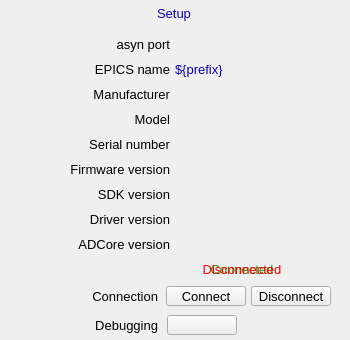
<?xml version="1.0" ?>
<ui version="4.0">
  <class>Dialog</class>
  <widget class="QWidget" name="screen">
    <property name="geometry">
      <rect>
        <x>389</x>
        <y>255</y>
        <width>350</width>
        <height>340</height>
      </rect>
    </property>
    <property name="styleSheet">
      <string notr="true">QWidget#screen {
  color: rgb(0, 0, 0);
  background-color: rgb(187, 187, 187);
  }</string>
    </property>
    <property name="windowTitle">
      <string>ADSetup</string>
    </property>
    <widget class="PyDMDrawingRectangle" name="rectangle">
      <property name="geometry">
        <rect>
          <x>121</x>
          <y>2</y>
          <width>107</width>
          <height>21</height>
        </rect>
      </property>
      <property name="brush" stdset="0">
        <brush brushstyle="SolidPattern">
          <color alpha="255">
            <red>218</red>
            <green>218</green>
            <blue>218</blue>
          </color>
        </brush>
      </property>
      <property name="penStyle" stdset="0">
        <enum>Qt::SolidLine</enum>
      </property>
      <property name="penColor" stdset="0">
        <color>
          <red>218</red>
          <green>218</green>
          <blue>218</blue>
        </color>
      </property>
      <property name="penWidth" stdset="0">
        <double>0</double>
      </property>
      <property name="penCapStyle" stdset="0">
        <enum>Qt::FlatCap</enum>
      </property>
      <property name="toolTip">
        <string>rectangle</string>
      </property>
    </widget>
    <widget class="PyDMDrawingRectangle" name="rectangle_1">
      <property name="geometry">
        <rect>
          <x>0</x>
          <y>0</y>
          <width>350</width>
          <height>340</height>
        </rect>
      </property>
      <property name="brush" stdset="0">
        <brush brushstyle="NoBrush">
          <color alpha="255">
            <red>0</red>
            <green>0</green>
            <blue>0</blue>
          </color>
        </brush>
      </property>
      <property name="penStyle" stdset="0">
        <enum>Qt::SolidLine</enum>
      </property>
      <property name="penColor" stdset="0">
        <color>
          <red>0</red>
          <green>0</green>
          <blue>0</blue>
        </color>
      </property>
      <property name="penWidth" stdset="0">
        <double>1</double>
      </property>
      <property name="penCapStyle" stdset="0">
        <enum>Qt::FlatCap</enum>
      </property>
      <property name="toolTip">
        <string>rectangle_1</string>
      </property>
    </widget>
    <widget class="QLabel" name="text">
      <property name="geometry">
        <rect>
          <x>149</x>
          <y>3</y>
          <width>50</width>
          <height>20</height>
        </rect>
      </property>
      <property name="text">
        <string>Setup</string>
      </property>
      <property name="font" stdset="0">
        <font>
          <pointsize>10</pointsize>
        </font>
      </property>
      <property name="brush" stdset="0">
        <brush brushstyle="SolidPattern">
          <color alpha="255">
            <red>10</red>
            <green>0</green>
            <blue>184</blue>
          </color>
        </brush>
      </property>
      <property name="toolTip">
        <string>text</string>
      </property>
      <property name="alignment">
        <set>Qt::AlignCenter</set>
      </property>
      <property name="styleSheet">
        <string notr="true">QLabel#text {
  color: rgb(10, 0, 184);
  }</string>
      </property>
    </widget>
    <widget class="QLabel" name="text_1">
      <property name="geometry">
        <rect>
          <x>68</x>
          <y>315</y>
          <width>90</width>
          <height>20</height>
        </rect>
      </property>
      <property name="text">
        <string>Debugging</string>
      </property>
      <property name="font" stdset="0">
        <font>
          <pointsize>10</pointsize>
        </font>
      </property>
      <property name="brush" stdset="0">
        <brush brushstyle="SolidPattern">
          <color alpha="255">
            <red>0</red>
            <green>0</green>
            <blue>0</blue>
          </color>
        </brush>
      </property>
      <property name="toolTip">
        <string>text_1</string>
      </property>
      <property name="alignment">
        <set>Qt::AlignRight|Qt::AlignTrailing|Qt::AlignVCenter</set>
      </property>
      <property name="styleSheet">
        <string notr="true">QLabel#text_1 {
  color: rgb(0, 0, 0);
  }</string>
      </property>
    </widget>
    <widget class="PyDMRelatedDisplayButton" name="related_display">
      <property name="geometry">
        <rect>
          <x>167</x>
          <y>315</y>
          <width>70</width>
          <height>20</height>
        </rect>
      </property>
      <property name="showIcon" stdset="0">
        <bool>true</bool>
      </property>
      <property name="font" stdset="0">
        <font>
          <pointsize>10</pointsize>
        </font>
      </property>
      <property name="styleSheet">
        <string notr="true">PyDMRelatedDisplayButton#related_display {
  color: rgb(0, 0, 0);
  background-color: rgb(115, 223, 255);
  }</string>
      </property>
      <property name="titles" stdset="0">
        <stringlist>
          <string>asyn record</string>
          <string>Save restore status</string>
        </stringlist>
      </property>
      <property name="filenames" stdset="0">
        <stringlist>
          <string>asynRecord.ui</string>
          <string>save_restoreStatus_more.ui</string>
        </stringlist>
      </property>
      <property name="macros" stdset="0">
        <stringlist>
          <string>P=${P},R=${R}AsynIO</string>
          <string>P=${P}</string>
        </stringlist>
      </property>
      <property name="openInNewWindow" stdset="0">
        <bool>true</bool>
      </property>
    </widget>
    <widget class="QLabel" name="text_2">
      <property name="geometry">
        <rect>
          <x>58</x>
          <y>286</y>
          <width>100</width>
          <height>20</height>
        </rect>
      </property>
      <property name="text">
        <string>Connection</string>
      </property>
      <property name="font" stdset="0">
        <font>
          <pointsize>10</pointsize>
        </font>
      </property>
      <property name="brush" stdset="0">
        <brush brushstyle="SolidPattern">
          <color alpha="255">
            <red>0</red>
            <green>0</green>
            <blue>0</blue>
          </color>
        </brush>
      </property>
      <property name="toolTip">
        <string>text_2</string>
      </property>
      <property name="alignment">
        <set>Qt::AlignRight|Qt::AlignTrailing|Qt::AlignVCenter</set>
      </property>
      <property name="styleSheet">
        <string notr="true">QLabel#text_2 {
  color: rgb(0, 0, 0);
  }</string>
      </property>
    </widget>
    <widget class="PyDMPushButton" name="message_button">
      <property name="geometry">
        <rect>
          <x>166</x>
          <y>286</y>
          <width>80</width>
          <height>20</height>
        </rect>
      </property>
      <property name="text">
        <string>Connect</string>
      </property>
      <property name="font" stdset="0">
        <font>
          <pointsize>10</pointsize>
        </font>
      </property>
      <property name="toolTip">
        <string>${prefix}AsynIO.CNCT</string>
      </property>
      <property name="channel" stdset="0">
        <string>ca://${prefix}AsynIO.CNCT</string>
      </property>
      <property name="pressValue" stdset="0">
        <string>1</string>
      </property>
      <property name="styleSheet">
        <string notr="true">PyDMPushButton#message_button {
  color: rgb(0, 0, 0);
  background-color: rgb(115, 223, 255);
  }</string>
      </property>
    </widget>
    <widget class="PyDMPushButton" name="message_button_1">
      <property name="geometry">
        <rect>
          <x>251</x>
          <y>286</y>
          <width>80</width>
          <height>20</height>
        </rect>
      </property>
      <property name="text">
        <string>Disconnect</string>
      </property>
      <property name="font" stdset="0">
        <font>
          <pointsize>10</pointsize>
        </font>
      </property>
      <property name="toolTip">
        <string>${prefix}AsynIO.CNCT</string>
      </property>
      <property name="channel" stdset="0">
        <string>ca://${prefix}AsynIO.CNCT</string>
      </property>
      <property name="pressValue" stdset="0">
        <string>0</string>
      </property>
      <property name="styleSheet">
        <string notr="true">PyDMPushButton#message_button_1 {
  color: rgb(0, 0, 0);
  background-color: rgb(115, 223, 255);
  }</string>
      </property>
    </widget>
    <widget class="QLabel" name="text_3">
      <property name="geometry">
        <rect>
          <x>197</x>
          <y>259</y>
          <width>90</width>
          <height>20</height>
        </rect>
      </property>
      <property name="text">
        <string>Connected</string>
      </property>
      <property name="font" stdset="0">
        <font>
          <pointsize>10</pointsize>
        </font>
      </property>
      <property name="brush" stdset="0">
        <brush brushstyle="SolidPattern">
          <color alpha="255">
            <red>40</red>
            <green>147</green>
            <blue>21</blue>
          </color>
        </brush>
      </property>
      <property name="rules" stdset="0">
        <string>[{&quot;name&quot;: &quot;visibility&quot;, &quot;property&quot;: &quot;Visible&quot;, &quot;channels&quot;: [{&quot;channel&quot;: &quot;${prefix}AsynIO.CNCT&quot;, &quot;trigger&quot;: true}], &quot;expression&quot;: &quot;0&quot;}]</string>
      </property>
      <property name="toolTip">
        <string>text_3</string>
      </property>
      <property name="alignment">
        <set>Qt::AlignCenter</set>
      </property>
      <property name="styleSheet">
        <string notr="true">QLabel#text_3 {
  color: rgb(40, 147, 21);
  }</string>
      </property>
    </widget>
    <widget class="QLabel" name="text_4">
      <property name="geometry">
        <rect>
          <x>182</x>
          <y>259</y>
          <width>120</width>
          <height>20</height>
        </rect>
      </property>
      <property name="text">
        <string>Disconnected</string>
      </property>
      <property name="font" stdset="0">
        <font>
          <pointsize>10</pointsize>
        </font>
      </property>
      <property name="brush" stdset="0">
        <brush brushstyle="SolidPattern">
          <color alpha="255">
            <red>253</red>
            <green>0</green>
            <blue>0</blue>
          </color>
        </brush>
      </property>
      <property name="rules" stdset="0">
        <string>[{&quot;name&quot;: &quot;visibility&quot;, &quot;property&quot;: &quot;Visible&quot;, &quot;channels&quot;: [{&quot;channel&quot;: &quot;${prefix}AsynIO.CNCT&quot;, &quot;trigger&quot;: true}], &quot;expression&quot;: &quot;ch[0]==0&quot;}]</string>
      </property>
      <property name="toolTip">
        <string>text_4</string>
      </property>
      <property name="alignment">
        <set>Qt::AlignCenter</set>
      </property>
      <property name="styleSheet">
        <string notr="true">QLabel#text_4 {
  color: rgb(253, 0, 0);
  }</string>
      </property>
    </widget>
    <widget class="QLabel" name="text_5">
      <property name="geometry">
        <rect>
          <x>70</x>
          <y>59</y>
          <width>100</width>
          <height>20</height>
        </rect>
      </property>
      <property name="text">
        <string>EPICS name</string>
      </property>
      <property name="font" stdset="0">
        <font>
          <pointsize>10</pointsize>
        </font>
      </property>
      <property name="brush" stdset="0">
        <brush brushstyle="SolidPattern">
          <color alpha="255">
            <red>0</red>
            <green>0</green>
            <blue>0</blue>
          </color>
        </brush>
      </property>
      <property name="toolTip">
        <string>text_5</string>
      </property>
      <property name="alignment">
        <set>Qt::AlignRight|Qt::AlignTrailing|Qt::AlignVCenter</set>
      </property>
      <property name="styleSheet">
        <string notr="true">QLabel#text_5 {
  color: rgb(0, 0, 0);
  }</string>
      </property>
    </widget>
    <widget class="QLabel" name="text_6">
      <property name="geometry">
        <rect>
          <x>50</x>
          <y>84</y>
          <width>120</width>
          <height>20</height>
        </rect>
      </property>
      <property name="text">
        <string>Manufacturer</string>
      </property>
      <property name="font" stdset="0">
        <font>
          <pointsize>10</pointsize>
        </font>
      </property>
      <property name="brush" stdset="0">
        <brush brushstyle="SolidPattern">
          <color alpha="255">
            <red>0</red>
            <green>0</green>
            <blue>0</blue>
          </color>
        </brush>
      </property>
      <property name="toolTip">
        <string>text_6</string>
      </property>
      <property name="alignment">
        <set>Qt::AlignRight|Qt::AlignTrailing|Qt::AlignVCenter</set>
      </property>
      <property name="styleSheet">
        <string notr="true">QLabel#text_6 {
  color: rgb(0, 0, 0);
  }</string>
      </property>
    </widget>
    <widget class="QLabel" name="text_7">
      <property name="geometry">
        <rect>
          <x>80</x>
          <y>34</y>
          <width>90</width>
          <height>20</height>
        </rect>
      </property>
      <property name="text">
        <string>asyn port</string>
      </property>
      <property name="font" stdset="0">
        <font>
          <pointsize>10</pointsize>
        </font>
      </property>
      <property name="brush" stdset="0">
        <brush brushstyle="SolidPattern">
          <color alpha="255">
            <red>0</red>
            <green>0</green>
            <blue>0</blue>
          </color>
        </brush>
      </property>
      <property name="toolTip">
        <string>text_7</string>
      </property>
      <property name="alignment">
        <set>Qt::AlignRight|Qt::AlignTrailing|Qt::AlignVCenter</set>
      </property>
      <property name="styleSheet">
        <string notr="true">QLabel#text_7 {
  color: rgb(0, 0, 0);
  }</string>
      </property>
    </widget>
    <widget class="QLabel" name="text_8">
      <property name="geometry">
        <rect>
          <x>120</x>
          <y>109</y>
          <width>50</width>
          <height>20</height>
        </rect>
      </property>
      <property name="text">
        <string>Model</string>
      </property>
      <property name="font" stdset="0">
        <font>
          <pointsize>10</pointsize>
        </font>
      </property>
      <property name="brush" stdset="0">
        <brush brushstyle="SolidPattern">
          <color alpha="255">
            <red>0</red>
            <green>0</green>
            <blue>0</blue>
          </color>
        </brush>
      </property>
      <property name="toolTip">
        <string>text_8</string>
      </property>
      <property name="alignment">
        <set>Qt::AlignRight|Qt::AlignTrailing|Qt::AlignVCenter</set>
      </property>
      <property name="styleSheet">
        <string notr="true">QLabel#text_8 {
  color: rgb(0, 0, 0);
  }</string>
      </property>
    </widget>
    <widget class="QLabel" name="text_9">
      <property name="geometry">
        <rect>
          <x>40</x>
          <y>134</y>
          <width>130</width>
          <height>20</height>
        </rect>
      </property>
      <property name="text">
        <string>Serial number</string>
      </property>
      <property name="font" stdset="0">
        <font>
          <pointsize>10</pointsize>
        </font>
      </property>
      <property name="brush" stdset="0">
        <brush brushstyle="SolidPattern">
          <color alpha="255">
            <red>0</red>
            <green>0</green>
            <blue>0</blue>
          </color>
        </brush>
      </property>
      <property name="toolTip">
        <string>text_9</string>
      </property>
      <property name="alignment">
        <set>Qt::AlignRight|Qt::AlignTrailing|Qt::AlignVCenter</set>
      </property>
      <property name="styleSheet">
        <string notr="true">QLabel#text_9 {
  color: rgb(0, 0, 0);
  }</string>
      </property>
    </widget>
    <widget class="QLabel" name="text_10">
      <property name="geometry">
        <rect>
          <x>10</x>
          <y>159</y>
          <width>160</width>
          <height>20</height>
        </rect>
      </property>
      <property name="text">
        <string>Firmware version</string>
      </property>
      <property name="font" stdset="0">
        <font>
          <pointsize>10</pointsize>
        </font>
      </property>
      <property name="brush" stdset="0">
        <brush brushstyle="SolidPattern">
          <color alpha="255">
            <red>0</red>
            <green>0</green>
            <blue>0</blue>
          </color>
        </brush>
      </property>
      <property name="toolTip">
        <string>text_10</string>
      </property>
      <property name="alignment">
        <set>Qt::AlignRight|Qt::AlignTrailing|Qt::AlignVCenter</set>
      </property>
      <property name="styleSheet">
        <string notr="true">QLabel#text_10 {
  color: rgb(0, 0, 0);
  }</string>
      </property>
    </widget>
    <widget class="QLabel" name="text_11">
      <property name="geometry">
        <rect>
          <x>60</x>
          <y>184</y>
          <width>110</width>
          <height>20</height>
        </rect>
      </property>
      <property name="text">
        <string>SDK version</string>
      </property>
      <property name="font" stdset="0">
        <font>
          <pointsize>10</pointsize>
        </font>
      </property>
      <property name="brush" stdset="0">
        <brush brushstyle="SolidPattern">
          <color alpha="255">
            <red>0</red>
            <green>0</green>
            <blue>0</blue>
          </color>
        </brush>
      </property>
      <property name="toolTip">
        <string>text_11</string>
      </property>
      <property name="alignment">
        <set>Qt::AlignRight|Qt::AlignTrailing|Qt::AlignVCenter</set>
      </property>
      <property name="styleSheet">
        <string notr="true">QLabel#text_11 {
  color: rgb(0, 0, 0);
  }</string>
      </property>
    </widget>
    <widget class="QLabel" name="text_12">
      <property name="geometry">
        <rect>
          <x>30</x>
          <y>209</y>
          <width>140</width>
          <height>20</height>
        </rect>
      </property>
      <property name="text">
        <string>Driver version</string>
      </property>
      <property name="font" stdset="0">
        <font>
          <pointsize>10</pointsize>
        </font>
      </property>
      <property name="brush" stdset="0">
        <brush brushstyle="SolidPattern">
          <color alpha="255">
            <red>0</red>
            <green>0</green>
            <blue>0</blue>
          </color>
        </brush>
      </property>
      <property name="toolTip">
        <string>text_12</string>
      </property>
      <property name="alignment">
        <set>Qt::AlignRight|Qt::AlignTrailing|Qt::AlignVCenter</set>
      </property>
      <property name="styleSheet">
        <string notr="true">QLabel#text_12 {
  color: rgb(0, 0, 0);
  }</string>
      </property>
    </widget>
    <widget class="QLabel" name="text_13">
      <property name="geometry">
        <rect>
          <x>30</x>
          <y>234</y>
          <width>140</width>
          <height>20</height>
        </rect>
      </property>
      <property name="text">
        <string>ADCore version</string>
      </property>
      <property name="font" stdset="0">
        <font>
          <pointsize>10</pointsize>
        </font>
      </property>
      <property name="brush" stdset="0">
        <brush brushstyle="SolidPattern">
          <color alpha="255">
            <red>0</red>
            <green>0</green>
            <blue>0</blue>
          </color>
        </brush>
      </property>
      <property name="toolTip">
        <string>text_13</string>
      </property>
      <property name="alignment">
        <set>Qt::AlignRight|Qt::AlignTrailing|Qt::AlignVCenter</set>
      </property>
      <property name="styleSheet">
        <string notr="true">QLabel#text_13 {
  color: rgb(0, 0, 0);
  }</string>
      </property>
    </widget>
    <widget class="QLabel" name="text_14">
      <property name="geometry">
        <rect>
          <x>175</x>
          <y>60</y>
          <width>72</width>
          <height>18</height>
        </rect>
      </property>
      <property name="text">
        <string>${prefix}</string>
      </property>
      <property name="font" stdset="0">
        <font>
          <pointsize>10</pointsize>
        </font>
      </property>
      <property name="brush" stdset="0">
        <brush brushstyle="SolidPattern">
          <color alpha="255">
            <red>10</red>
            <green>0</green>
            <blue>184</blue>
          </color>
        </brush>
      </property>
      <property name="toolTip">
        <string>text_14</string>
      </property>
      <property name="alignment">
        <set>Qt::AlignLeading|Qt::AlignLeft|Qt::AlignVCenter</set>
      </property>
      <property name="styleSheet">
        <string notr="true">QLabel#text_14 {
  color: rgb(10, 0, 184);
  }</string>
      </property>
    </widget>
    <widget class="PyDMLabel" name="text_update">
      <property name="geometry">
        <rect>
          <x>175</x>
          <y>85</y>
          <width>165</width>
          <height>18</height>
        </rect>
      </property>
      <property name="toolTip">
        <string>PV: ${prefix}Manufacturer_RBV</string>
      </property>
      <property name="channel" stdset="0">
        <string>ca://${prefix}Manufacturer_RBV</string>
      </property>
      <property name="displayFormat" stdset="0">
        <enum>PyDMLabel::String</enum>
      </property>
      <property name="font" stdset="0">
        <font>
          <pointsize>10</pointsize>
        </font>
      </property>
      <property name="alignment">
        <set>Qt::AlignLeading|Qt::AlignLeft|Qt::AlignVCenter</set>
      </property>
      <property name="textInteractionFlags">
        <set>Qt::TextSelectableByKeyboard|Qt::TextSelectableByMouse</set>
      </property>
      <property name="styleSheet">
        <string notr="true">PyDMLabel#text_update {
  color: rgb(10, 0, 184);
  background-color: rgb(187, 187, 187);
  }</string>
      </property>
    </widget>
    <widget class="PyDMLabel" name="text_update_1">
      <property name="geometry">
        <rect>
          <x>175</x>
          <y>35</y>
          <width>165</width>
          <height>18</height>
        </rect>
      </property>
      <property name="toolTip">
        <string>PV: ${prefix}PortName_RBV</string>
      </property>
      <property name="channel" stdset="0">
        <string>ca://${prefix}PortName_RBV</string>
      </property>
      <property name="displayFormat" stdset="0">
        <enum>PyDMLabel::String</enum>
      </property>
      <property name="font" stdset="0">
        <font>
          <pointsize>10</pointsize>
        </font>
      </property>
      <property name="alignment">
        <set>Qt::AlignLeading|Qt::AlignLeft|Qt::AlignVCenter</set>
      </property>
      <property name="textInteractionFlags">
        <set>Qt::TextSelectableByKeyboard|Qt::TextSelectableByMouse</set>
      </property>
      <property name="styleSheet">
        <string notr="true">PyDMLabel#text_update_1 {
  color: rgb(10, 0, 184);
  background-color: rgb(187, 187, 187);
  }</string>
      </property>
    </widget>
    <widget class="PyDMLabel" name="text_update_2">
      <property name="geometry">
        <rect>
          <x>175</x>
          <y>110</y>
          <width>165</width>
          <height>18</height>
        </rect>
      </property>
      <property name="toolTip">
        <string>PV: ${prefix}Model_RBV</string>
      </property>
      <property name="channel" stdset="0">
        <string>ca://${prefix}Model_RBV</string>
      </property>
      <property name="displayFormat" stdset="0">
        <enum>PyDMLabel::String</enum>
      </property>
      <property name="font" stdset="0">
        <font>
          <pointsize>10</pointsize>
        </font>
      </property>
      <property name="alignment">
        <set>Qt::AlignLeading|Qt::AlignLeft|Qt::AlignVCenter</set>
      </property>
      <property name="textInteractionFlags">
        <set>Qt::TextSelectableByKeyboard|Qt::TextSelectableByMouse</set>
      </property>
      <property name="styleSheet">
        <string notr="true">PyDMLabel#text_update_2 {
  color: rgb(10, 0, 184);
  background-color: rgb(187, 187, 187);
  }</string>
      </property>
    </widget>
    <widget class="PyDMLabel" name="text_update_3">
      <property name="geometry">
        <rect>
          <x>175</x>
          <y>135</y>
          <width>165</width>
          <height>18</height>
        </rect>
      </property>
      <property name="toolTip">
        <string>PV: ${prefix}SerialNumber_RBV</string>
      </property>
      <property name="channel" stdset="0">
        <string>ca://${prefix}SerialNumber_RBV</string>
      </property>
      <property name="displayFormat" stdset="0">
        <enum>PyDMLabel::String</enum>
      </property>
      <property name="font" stdset="0">
        <font>
          <pointsize>10</pointsize>
        </font>
      </property>
      <property name="alignment">
        <set>Qt::AlignLeading|Qt::AlignLeft|Qt::AlignVCenter</set>
      </property>
      <property name="textInteractionFlags">
        <set>Qt::TextSelectableByKeyboard|Qt::TextSelectableByMouse</set>
      </property>
      <property name="styleSheet">
        <string notr="true">PyDMLabel#text_update_3 {
  color: rgb(10, 0, 184);
  background-color: rgb(187, 187, 187);
  }</string>
      </property>
    </widget>
    <widget class="PyDMLabel" name="text_update_4">
      <property name="geometry">
        <rect>
          <x>175</x>
          <y>160</y>
          <width>165</width>
          <height>18</height>
        </rect>
      </property>
      <property name="toolTip">
        <string>PV: ${prefix}FirmwareVersion_RBV</string>
      </property>
      <property name="channel" stdset="0">
        <string>ca://${prefix}FirmwareVersion_RBV</string>
      </property>
      <property name="displayFormat" stdset="0">
        <enum>PyDMLabel::String</enum>
      </property>
      <property name="font" stdset="0">
        <font>
          <pointsize>10</pointsize>
        </font>
      </property>
      <property name="alignment">
        <set>Qt::AlignLeading|Qt::AlignLeft|Qt::AlignVCenter</set>
      </property>
      <property name="textInteractionFlags">
        <set>Qt::TextSelectableByKeyboard|Qt::TextSelectableByMouse</set>
      </property>
      <property name="styleSheet">
        <string notr="true">PyDMLabel#text_update_4 {
  color: rgb(10, 0, 184);
  background-color: rgb(187, 187, 187);
  }</string>
      </property>
    </widget>
    <widget class="PyDMLabel" name="text_update_5">
      <property name="geometry">
        <rect>
          <x>175</x>
          <y>185</y>
          <width>165</width>
          <height>18</height>
        </rect>
      </property>
      <property name="toolTip">
        <string>PV: ${prefix}SDKVersion_RBV</string>
      </property>
      <property name="channel" stdset="0">
        <string>ca://${prefix}SDKVersion_RBV</string>
      </property>
      <property name="displayFormat" stdset="0">
        <enum>PyDMLabel::String</enum>
      </property>
      <property name="font" stdset="0">
        <font>
          <pointsize>10</pointsize>
        </font>
      </property>
      <property name="alignment">
        <set>Qt::AlignLeading|Qt::AlignLeft|Qt::AlignVCenter</set>
      </property>
      <property name="textInteractionFlags">
        <set>Qt::TextSelectableByKeyboard|Qt::TextSelectableByMouse</set>
      </property>
      <property name="styleSheet">
        <string notr="true">PyDMLabel#text_update_5 {
  color: rgb(10, 0, 184);
  background-color: rgb(187, 187, 187);
  }</string>
      </property>
    </widget>
    <widget class="PyDMLabel" name="text_update_6">
      <property name="geometry">
        <rect>
          <x>175</x>
          <y>210</y>
          <width>165</width>
          <height>18</height>
        </rect>
      </property>
      <property name="toolTip">
        <string>PV: ${prefix}DriverVersion_RBV</string>
      </property>
      <property name="channel" stdset="0">
        <string>ca://${prefix}DriverVersion_RBV</string>
      </property>
      <property name="displayFormat" stdset="0">
        <enum>PyDMLabel::String</enum>
      </property>
      <property name="font" stdset="0">
        <font>
          <pointsize>10</pointsize>
        </font>
      </property>
      <property name="alignment">
        <set>Qt::AlignLeading|Qt::AlignLeft|Qt::AlignVCenter</set>
      </property>
      <property name="textInteractionFlags">
        <set>Qt::TextSelectableByKeyboard|Qt::TextSelectableByMouse</set>
      </property>
      <property name="styleSheet">
        <string notr="true">PyDMLabel#text_update_6 {
  color: rgb(10, 0, 184);
  background-color: rgb(187, 187, 187);
  }</string>
      </property>
    </widget>
    <widget class="PyDMLabel" name="text_update_7">
      <property name="geometry">
        <rect>
          <x>175</x>
          <y>235</y>
          <width>165</width>
          <height>18</height>
        </rect>
      </property>
      <property name="toolTip">
        <string>PV: ${prefix}ADCoreVersion_RBV</string>
      </property>
      <property name="channel" stdset="0">
        <string>ca://${prefix}ADCoreVersion_RBV</string>
      </property>
      <property name="displayFormat" stdset="0">
        <enum>PyDMLabel::String</enum>
      </property>
      <property name="font" stdset="0">
        <font>
          <pointsize>10</pointsize>
        </font>
      </property>
      <property name="alignment">
        <set>Qt::AlignLeading|Qt::AlignLeft|Qt::AlignVCenter</set>
      </property>
      <property name="textInteractionFlags">
        <set>Qt::TextSelectableByKeyboard|Qt::TextSelectableByMouse</set>
      </property>
      <property name="styleSheet">
        <string notr="true">PyDMLabel#text_update_7 {
  color: rgb(10, 0, 184);
  background-color: rgb(187, 187, 187);
  }</string>
      </property>
    </widget>
  </widget>
  <customwidgets>
    <customwidget>
      <class>PyDMDrawingRectangle</class>
      <extends>QWidget</extends>
      <header>pydm.widgets.drawing</header>
    </customwidget>
    <customwidget>
      <class>PyDMLabel</class>
      <extends>QLabel</extends>
      <header>pydm.widgets.label</header>
    </customwidget>
    <customwidget>
      <class>PyDMRelatedDisplayButton</class>
      <extends>QPushButton</extends>
      <header>pydm.widgets.related_display_button</header>
    </customwidget>
    <customwidget>
      <class>PyDMPushButton</class>
      <extends>QPushButton</extends>
      <header>pydm.widgets.pushbutton</header>
    </customwidget>
  </customwidgets>
</ui>
